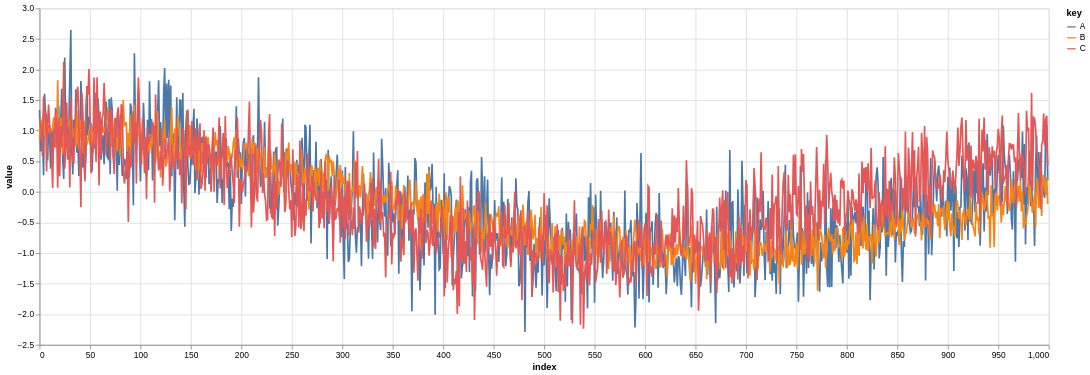

The code cell stored with this chart in its notebook:
### Markdown cell above
Above signals are turned into a `DataFrame`for plotting

### Code cell
trapallada.plot.df(pd.DataFrame(sample_signals.T, columns=['A', 'B', 'C']))

### Figure 1 — Vega-Lite specification as saved in the notebook (floating-point values rounded to 4 significant figures; data arrays with more than 128 entries replaced by an {"elided": "..."} marker saying what was removed)
{"config": {"view": {"continuousWidth": 300, "continuousHeight": 300}}, "data": {"name": "data-f4e3697213493d197fe61aa4ee001614"}, "mark": {"type": "line"}, "encoding": {"color": {"field": "key", "type": "nominal"}, "x": {"field": "index", "type": "quantitative"}, "y": {"field": "value", "type": "quantitative"}}, "height": 400, "transform": [{"fold": ["A", "B", "C"]}], "width": 1200, "$schema": "https://vega.github.io/schema/vega-lite/v5.8.0.json", "datasets": {"data-f4e3697213493d197fe61aa4ee001614": {"elided": "1000 records"}}}
